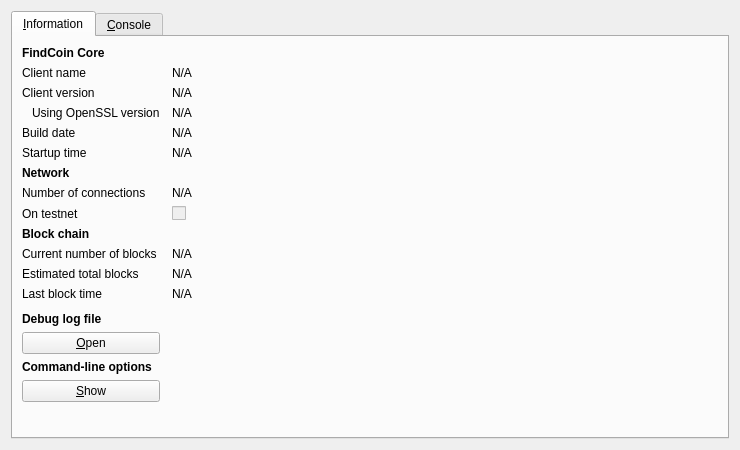
<?xml version="1.0" encoding="UTF-8"?>
<ui version="4.0">
 <class>RPCConsole</class>
 <widget class="QDialog" name="RPCConsole">
  <property name="geometry">
   <rect>
    <x>0</x>
    <y>0</y>
    <width>740</width>
    <height>450</height>
   </rect>
  </property>
  <property name="windowTitle">
   <string>FindCoin - Debug window</string>
  </property>
  <layout class="QVBoxLayout" name="verticalLayout_2">
   <item>
    <widget class="QTabWidget" name="tabWidget">
     <property name="currentIndex">
      <number>0</number>
     </property>
     <widget class="QWidget" name="tab_info">
      <attribute name="title">
       <string>&amp;Information</string>
      </attribute>
      <layout class="QGridLayout" name="gridLayout" columnstretch="0,1">
       <property name="horizontalSpacing">
        <number>12</number>
       </property>
       <item row="0" column="0">
        <widget class="QLabel" name="label_9">
         <property name="font">
          <font>
           <weight>75</weight>
           <bold>true</bold>
          </font>
         </property>
         <property name="text">
          <string>FindCoin Core</string>
         </property>
        </widget>
       </item>
       <item row="1" column="0">
        <widget class="QLabel" name="label_5">
         <property name="text">
          <string>Client name</string>
         </property>
        </widget>
       </item>
       <item row="1" column="1">
        <widget class="QLabel" name="clientName">
         <property name="cursor">
          <cursorShape>IBeamCursor</cursorShape>
         </property>
         <property name="text">
          <string>N/A</string>
         </property>
         <property name="textFormat">
          <enum>Qt::PlainText</enum>
         </property>
         <property name="textInteractionFlags">
          <set>Qt::LinksAccessibleByMouse|Qt::TextSelectableByKeyboard|Qt::TextSelectableByMouse</set>
         </property>
        </widget>
       </item>
       <item row="2" column="0">
        <widget class="QLabel" name="label_6">
         <property name="text">
          <string>Client version</string>
         </property>
        </widget>
       </item>
       <item row="2" column="1">
        <widget class="QLabel" name="clientVersion">
         <property name="cursor">
          <cursorShape>IBeamCursor</cursorShape>
         </property>
         <property name="text">
          <string>N/A</string>
         </property>
         <property name="textFormat">
          <enum>Qt::PlainText</enum>
         </property>
         <property name="textInteractionFlags">
          <set>Qt::LinksAccessibleByMouse|Qt::TextSelectableByKeyboard|Qt::TextSelectableByMouse</set>
         </property>
        </widget>
       </item>
       <item row="3" column="0">
        <widget class="QLabel" name="label_14">
         <property name="text">
          <string>Using OpenSSL version</string>
         </property>
         <property name="indent">
          <number>10</number>
         </property>
        </widget>
       </item>
       <item row="3" column="1">
        <widget class="QLabel" name="openSSLVersion">
         <property name="cursor">
          <cursorShape>IBeamCursor</cursorShape>
         </property>
         <property name="text">
          <string>N/A</string>
         </property>
         <property name="textFormat">
          <enum>Qt::PlainText</enum>
         </property>
         <property name="textInteractionFlags">
          <set>Qt::LinksAccessibleByMouse|Qt::TextSelectableByKeyboard|Qt::TextSelectableByMouse</set>
         </property>
        </widget>
       </item>
       <item row="4" column="0">
        <widget class="QLabel" name="label_12">
         <property name="text">
          <string>Build date</string>
         </property>
        </widget>
       </item>
       <item row="4" column="1">
        <widget class="QLabel" name="buildDate">
         <property name="cursor">
          <cursorShape>IBeamCursor</cursorShape>
         </property>
         <property name="text">
          <string>N/A</string>
         </property>
         <property name="textFormat">
          <enum>Qt::PlainText</enum>
         </property>
         <property name="textInteractionFlags">
          <set>Qt::LinksAccessibleByMouse|Qt::TextSelectableByKeyboard|Qt::TextSelectableByMouse</set>
         </property>
        </widget>
       </item>
       <item row="5" column="0">
        <widget class="QLabel" name="label_13">
         <property name="text">
          <string>Startup time</string>
         </property>
        </widget>
       </item>
       <item row="5" column="1">
        <widget class="QLabel" name="startupTime">
         <property name="cursor">
          <cursorShape>IBeamCursor</cursorShape>
         </property>
         <property name="text">
          <string>N/A</string>
         </property>
         <property name="textFormat">
          <enum>Qt::PlainText</enum>
         </property>
         <property name="textInteractionFlags">
          <set>Qt::LinksAccessibleByMouse|Qt::TextSelectableByKeyboard|Qt::TextSelectableByMouse</set>
         </property>
        </widget>
       </item>
       <item row="6" column="0">
        <widget class="QLabel" name="label_11">
         <property name="font">
          <font>
           <weight>75</weight>
           <bold>true</bold>
          </font>
         </property>
         <property name="text">
          <string>Network</string>
         </property>
        </widget>
       </item>
       <item row="7" column="0">
        <widget class="QLabel" name="label_7">
         <property name="text">
          <string>Number of connections</string>
         </property>
        </widget>
       </item>
       <item row="7" column="1">
        <widget class="QLabel" name="numberOfConnections">
         <property name="cursor">
          <cursorShape>IBeamCursor</cursorShape>
         </property>
         <property name="text">
          <string>N/A</string>
         </property>
         <property name="textFormat">
          <enum>Qt::PlainText</enum>
         </property>
         <property name="textInteractionFlags">
          <set>Qt::LinksAccessibleByMouse|Qt::TextSelectableByKeyboard|Qt::TextSelectableByMouse</set>
         </property>
        </widget>
       </item>
       <item row="8" column="0">
        <widget class="QLabel" name="label_8">
         <property name="text">
          <string>On testnet</string>
         </property>
        </widget>
       </item>
       <item row="8" column="1">
        <widget class="QCheckBox" name="isTestNet">
         <property name="enabled">
          <bool>false</bool>
         </property>
         <property name="text">
          <string/>
         </property>
        </widget>
       </item>
       <item row="9" column="0">
        <widget class="QLabel" name="label_10">
         <property name="font">
          <font>
           <weight>75</weight>
           <bold>true</bold>
          </font>
         </property>
         <property name="text">
          <string>Block chain</string>
         </property>
        </widget>
       </item>
       <item row="10" column="0">
        <widget class="QLabel" name="label_3">
         <property name="text">
          <string>Current number of blocks</string>
         </property>
        </widget>
       </item>
       <item row="10" column="1">
        <widget class="QLabel" name="numberOfBlocks">
         <property name="cursor">
          <cursorShape>IBeamCursor</cursorShape>
         </property>
         <property name="text">
          <string>N/A</string>
         </property>
         <property name="textFormat">
          <enum>Qt::PlainText</enum>
         </property>
         <property name="textInteractionFlags">
          <set>Qt::LinksAccessibleByMouse|Qt::TextSelectableByKeyboard|Qt::TextSelectableByMouse</set>
         </property>
        </widget>
       </item>
       <item row="11" column="0">
        <widget class="QLabel" name="label_4">
         <property name="text">
          <string>Estimated total blocks</string>
         </property>
        </widget>
       </item>
       <item row="11" column="1">
        <widget class="QLabel" name="totalBlocks">
         <property name="cursor">
          <cursorShape>IBeamCursor</cursorShape>
         </property>
         <property name="text">
          <string>N/A</string>
         </property>
         <property name="textFormat">
          <enum>Qt::PlainText</enum>
         </property>
         <property name="textInteractionFlags">
          <set>Qt::LinksAccessibleByMouse|Qt::TextSelectableByKeyboard|Qt::TextSelectableByMouse</set>
         </property>
        </widget>
       </item>
       <item row="12" column="0">
        <widget class="QLabel" name="label_2">
         <property name="text">
          <string>Last block time</string>
         </property>
        </widget>
       </item>
       <item row="12" column="1">
        <widget class="QLabel" name="lastBlockTime">
         <property name="cursor">
          <cursorShape>IBeamCursor</cursorShape>
         </property>
         <property name="text">
          <string>N/A</string>
         </property>
         <property name="textFormat">
          <enum>Qt::PlainText</enum>
         </property>
         <property name="textInteractionFlags">
          <set>Qt::LinksAccessibleByMouse|Qt::TextSelectableByKeyboard|Qt::TextSelectableByMouse</set>
         </property>
        </widget>
       </item>
       <item row="13" column="0">
        <spacer name="verticalSpacer_2">
         <property name="orientation">
          <enum>Qt::Vertical</enum>
         </property>
         <property name="sizeHint" stdset="0">
          <size>
           <width>20</width>
           <height>20</height>
          </size>
         </property>
        </spacer>
       </item>
       <item row="14" column="0">
        <widget class="QLabel" name="labelDebugLogfile">
         <property name="font">
          <font>
           <weight>75</weight>
           <bold>true</bold>
          </font>
         </property>
         <property name="text">
          <string>Debug log file</string>
         </property>
        </widget>
       </item>
       <item row="15" column="0">
        <widget class="QPushButton" name="openDebugLogfileButton">
         <property name="toolTip">
          <string>Open the FindCoin debug log file from the current data directory. This can take a few seconds for large log files.</string>
         </property>
         <property name="text">
          <string>&amp;Open</string>
         </property>
         <property name="autoDefault">
          <bool>false</bool>
         </property>
        </widget>
       </item>
       <item row="16" column="0">
        <widget class="QLabel" name="labelCLOptions">
         <property name="font">
          <font>
           <weight>75</weight>
           <bold>true</bold>
          </font>
         </property>
         <property name="text">
          <string>Command-line options</string>
         </property>
        </widget>
       </item>
       <item row="17" column="0">
        <widget class="QPushButton" name="showCLOptionsButton">
         <property name="toolTip">
          <string>Show the FindCoin-Qt help message to get a list with possible FindCoin command-line options.</string>
         </property>
         <property name="text">
          <string>&amp;Show</string>
         </property>
         <property name="autoDefault">
          <bool>false</bool>
         </property>
        </widget>
       </item>
       <item row="18" column="0">
        <spacer name="verticalSpacer">
         <property name="orientation">
          <enum>Qt::Vertical</enum>
         </property>
         <property name="sizeHint" stdset="0">
          <size>
           <width>20</width>
           <height>40</height>
          </size>
         </property>
        </spacer>
       </item>
      </layout>
     </widget>
     <widget class="QWidget" name="tab_console">
      <attribute name="title">
       <string>&amp;Console</string>
      </attribute>
      <layout class="QVBoxLayout" name="verticalLayout_3">
       <property name="spacing">
        <number>3</number>
       </property>
       <item>
        <widget class="QTextEdit" name="messagesWidget">
         <property name="minimumSize">
          <size>
           <width>0</width>
           <height>100</height>
          </size>
         </property>
         <property name="readOnly">
          <bool>true</bool>
         </property>
         <property name="tabKeyNavigation" stdset="0">
          <bool>false</bool>
         </property>
         <property name="columnCount" stdset="0">
          <number>2</number>
         </property>
        </widget>
       </item>
       <item>
        <layout class="QHBoxLayout" name="horizontalLayout">
         <property name="spacing">
          <number>3</number>
         </property>
         <item>
          <widget class="QLabel" name="label">
           <property name="text">
            <string notr="true">&gt;</string>
           </property>
          </widget>
         </item>
         <item>
          <widget class="QLineEdit" name="lineEdit"/>
         </item>
         <item>
          <widget class="QPushButton" name="clearButton">
           <property name="maximumSize">
            <size>
             <width>24</width>
             <height>24</height>
            </size>
           </property>
           <property name="toolTip">
            <string>Clear console</string>
           </property>
           <property name="text">
            <string/>
           </property>
           <property name="icon">
            <iconset resource="../bitcoin.qrc">
             <normaloff>:/icons/remove</normaloff>:/icons/remove</iconset>
           </property>
           <property name="shortcut">
            <string notr="true">Ctrl+L</string>
           </property>
           <property name="autoDefault">
            <bool>false</bool>
           </property>
          </widget>
         </item>
        </layout>
       </item>
      </layout>
     </widget>
    </widget>
   </item>
  </layout>
 </widget>
 <resources>
  <include location="../bitcoin.qrc"/>
 </resources>
 <connections/>
</ui>
